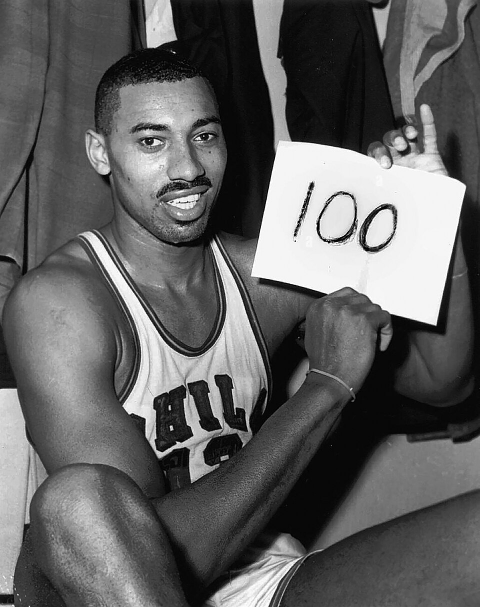
#> input picture Productions/MetaSports/2026-10-24 66 SGA Ended His Own Record On Purpose/assets/wilt100.jpg, 960 x 1214 px (shown at 1/2 size)
$ python make_wilt.py
#> lines starting #> are read from the running program, lines starting #| are printed output that depends on the picture
"""Wilt card: the public-domain 1962 photo, full width, low in a 9:16 frame over a blurred fill (room on top for the 126 overlay)."""
import os
from PIL import Image, ImageFilter, ImageEnhance
D = os.path.dirname(os.path.abspath(__file__))
im = Image.open(os.path.join(D, "wilt100.jpg")).convert("RGB")
#> im is the input picture: PIL image 960x1214 RGB; min 0, max 255, mean 97.2
bg = im.resize((1080, int(1080 * im.height / im.width))).resize((1080, 1920)).filter(ImageFilter.GaussianBlur(40))
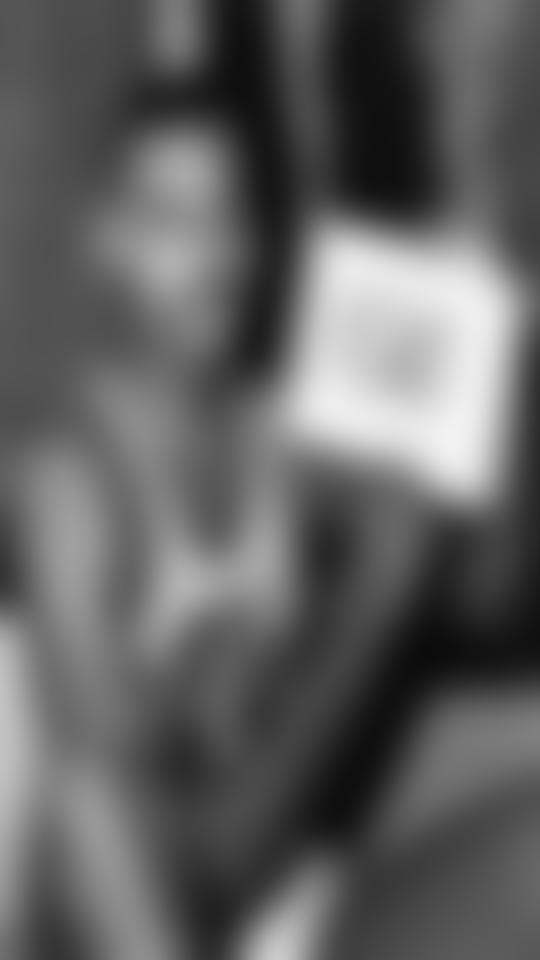
#> bg: PIL image 1080x1920 RGB (shown at 1/2 size); min 11, max 242, mean 97.3
bg = ImageEnhance.Brightness(bg).enhance(0.55)
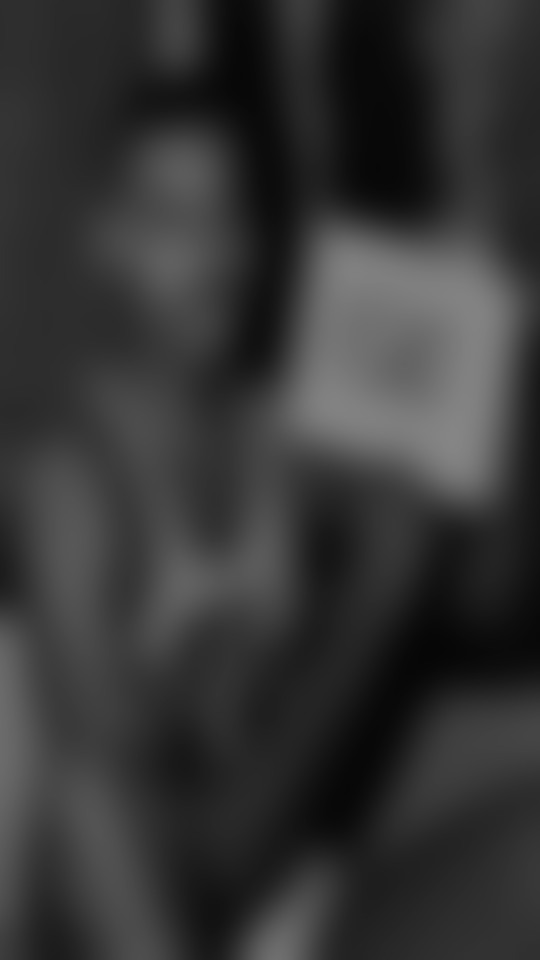
#> bg: PIL image 1080x1920 RGB (shown at 1/2 size); min 6, max 133, mean 53
fg = im.resize((1080, int(1080 * im.height / im.width)), Image.LANCZOS)
bg.paste(fg, (0, 1920 - fg.height - 30))
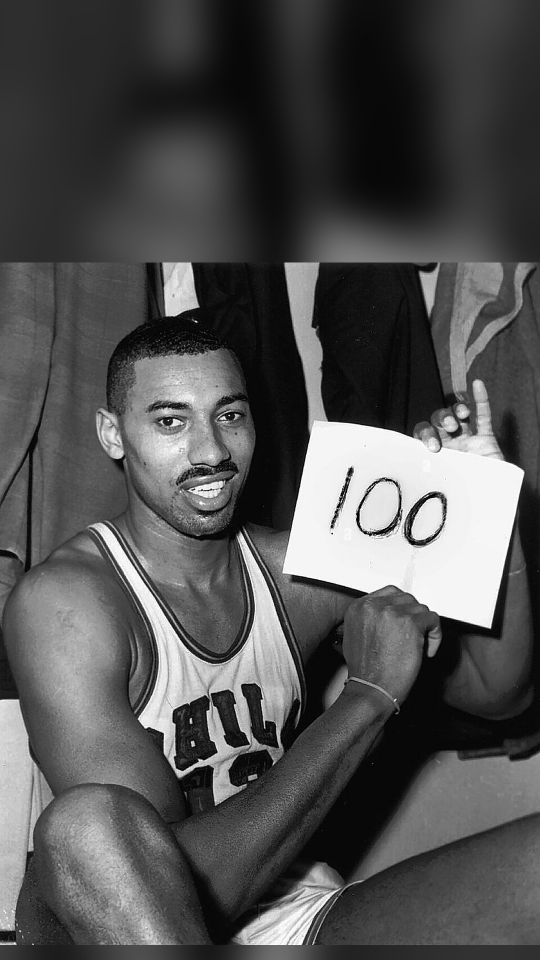
#> bg: PIL image 1080x1920 RGB (shown at 1/2 size); min 0, max 255, mean 81.3
bg.save(os.path.join(D, "wilt_9x16.jpg"), quality=92)
